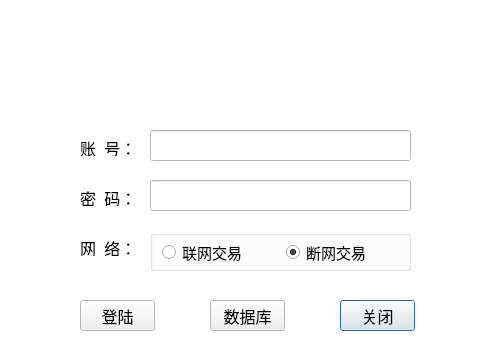
<?xml version="1.0" encoding="UTF-8"?>
<ui version="4.0">
 <class>UserLoginClass</class>
 <widget class="QDialog" name="UserLoginClass">
  <property name="geometry">
   <rect>
    <x>0</x>
    <y>0</y>
    <width>493</width>
    <height>353</height>
   </rect>
  </property>
  <property name="minimumSize">
   <size>
    <width>493</width>
    <height>353</height>
   </size>
  </property>
  <property name="maximumSize">
   <size>
    <width>493</width>
    <height>353</height>
   </size>
  </property>
  <property name="sizeIncrement">
   <size>
    <width>410</width>
    <height>290</height>
   </size>
  </property>
  <property name="palette">
   <palette>
    <active>
     <colorrole role="Base">
      <brush brushstyle="SolidPattern">
       <color alpha="255">
        <red>255</red>
        <green>255</green>
        <blue>255</blue>
       </color>
      </brush>
     </colorrole>
     <colorrole role="Window">
      <brush brushstyle="SolidPattern">
       <color alpha="255">
        <red>255</red>
        <green>255</green>
        <blue>255</blue>
       </color>
      </brush>
     </colorrole>
    </active>
    <inactive>
     <colorrole role="Base">
      <brush brushstyle="SolidPattern">
       <color alpha="255">
        <red>255</red>
        <green>255</green>
        <blue>255</blue>
       </color>
      </brush>
     </colorrole>
     <colorrole role="Window">
      <brush brushstyle="SolidPattern">
       <color alpha="255">
        <red>255</red>
        <green>255</green>
        <blue>255</blue>
       </color>
      </brush>
     </colorrole>
    </inactive>
    <disabled>
     <colorrole role="Base">
      <brush brushstyle="SolidPattern">
       <color alpha="255">
        <red>255</red>
        <green>255</green>
        <blue>255</blue>
       </color>
      </brush>
     </colorrole>
     <colorrole role="Window">
      <brush brushstyle="SolidPattern">
       <color alpha="255">
        <red>255</red>
        <green>255</green>
        <blue>255</blue>
       </color>
      </brush>
     </colorrole>
    </disabled>
   </palette>
  </property>
  <property name="windowTitle">
   <string>欢迎使用超市销售管理系统 - 收银员登陆</string>
  </property>
  <property name="windowIcon">
   <iconset resource="client.qrc">
    <normaloff>:/Client/Resources/ico.ico</normaloff>:/Client/Resources/ico.ico</iconset>
  </property>
  <property name="autoFillBackground">
   <bool>false</bool>
  </property>
  <property name="styleSheet">
   <string notr="true"/>
  </property>
  <widget class="QLineEdit" name="userID">
   <property name="geometry">
    <rect>
     <x>150</x>
     <y>130</y>
     <width>261</width>
     <height>31</height>
    </rect>
   </property>
   <property name="font">
    <font>
     <family>宋体</family>
     <pointsize>11</pointsize>
    </font>
   </property>
   <property name="styleSheet">
    <string notr="true"/>
   </property>
  </widget>
  <widget class="QPushButton" name="cancel">
   <property name="geometry">
    <rect>
     <x>340</x>
     <y>300</y>
     <width>75</width>
     <height>31</height>
    </rect>
   </property>
   <property name="font">
    <font>
     <family>微软雅黑</family>
     <pointsize>12</pointsize>
     <weight>50</weight>
     <bold>false</bold>
    </font>
   </property>
   <property name="focusPolicy">
    <enum>Qt::TabFocus</enum>
   </property>
   <property name="styleSheet">
    <string notr="true"/>
   </property>
   <property name="text">
    <string>关闭</string>
   </property>
  </widget>
  <widget class="QLabel" name="label_2">
   <property name="geometry">
    <rect>
     <x>80</x>
     <y>140</y>
     <width>60</width>
     <height>16</height>
    </rect>
   </property>
   <property name="font">
    <font>
     <family>微软雅黑</family>
     <pointsize>12</pointsize>
     <weight>50</weight>
     <bold>false</bold>
    </font>
   </property>
   <property name="styleSheet">
    <string notr="true"/>
   </property>
   <property name="text">
    <string>账  号：</string>
   </property>
  </widget>
  <widget class="QPushButton" name="login">
   <property name="geometry">
    <rect>
     <x>80</x>
     <y>300</y>
     <width>75</width>
     <height>31</height>
    </rect>
   </property>
   <property name="font">
    <font>
     <family>微软雅黑</family>
     <pointsize>12</pointsize>
     <weight>50</weight>
     <bold>false</bold>
    </font>
   </property>
   <property name="styleSheet">
    <string notr="true"/>
   </property>
   <property name="text">
    <string>登陆</string>
   </property>
  </widget>
  <widget class="QLabel" name="label_3">
   <property name="geometry">
    <rect>
     <x>80</x>
     <y>190</y>
     <width>51</width>
     <height>16</height>
    </rect>
   </property>
   <property name="font">
    <font>
     <family>微软雅黑</family>
     <pointsize>12</pointsize>
     <weight>50</weight>
     <bold>false</bold>
    </font>
   </property>
   <property name="styleSheet">
    <string notr="true"/>
   </property>
   <property name="text">
    <string>密  码：</string>
   </property>
  </widget>
  <widget class="QLineEdit" name="passwd">
   <property name="geometry">
    <rect>
     <x>150</x>
     <y>180</y>
     <width>261</width>
     <height>31</height>
    </rect>
   </property>
   <property name="font">
    <font>
     <family>宋体</family>
     <pointsize>11</pointsize>
    </font>
   </property>
   <property name="styleSheet">
    <string notr="true"/>
   </property>
   <property name="inputMethodHints">
    <set>Qt::ImhHiddenText|Qt::ImhNoAutoUppercase|Qt::ImhNoPredictiveText</set>
   </property>
   <property name="echoMode">
    <enum>QLineEdit::Password</enum>
   </property>
  </widget>
  <widget class="QGroupBox" name="groupBox">
   <property name="geometry">
    <rect>
     <x>150</x>
     <y>230</y>
     <width>261</width>
     <height>41</height>
    </rect>
   </property>
   <property name="styleSheet">
    <string notr="true"/>
   </property>
   <property name="title">
    <string/>
   </property>
   <layout class="QHBoxLayout" name="horizontalLayout">
    <property name="spacing">
     <number>10</number>
    </property>
    <property name="topMargin">
     <number>3</number>
    </property>
    <property name="bottomMargin">
     <number>3</number>
    </property>
    <item>
     <widget class="QRadioButton" name="withNet">
      <property name="font">
       <font>
        <family>微软雅黑</family>
        <pointsize>11</pointsize>
        <weight>50</weight>
        <bold>false</bold>
       </font>
      </property>
      <property name="styleSheet">
       <string notr="true"/>
      </property>
      <property name="text">
       <string>联网交易</string>
      </property>
      <property name="checked">
       <bool>false</bool>
      </property>
     </widget>
    </item>
    <item>
     <widget class="QRadioButton" name="withoutNet">
      <property name="font">
       <font>
        <family>微软雅黑</family>
        <pointsize>11</pointsize>
        <weight>50</weight>
        <bold>false</bold>
       </font>
      </property>
      <property name="styleSheet">
       <string notr="true"/>
      </property>
      <property name="text">
       <string>断网交易</string>
      </property>
      <property name="checked">
       <bool>true</bool>
      </property>
     </widget>
    </item>
   </layout>
  </widget>
  <widget class="QPushButton" name="datebaseSet">
   <property name="geometry">
    <rect>
     <x>210</x>
     <y>300</y>
     <width>75</width>
     <height>31</height>
    </rect>
   </property>
   <property name="font">
    <font>
     <family>微软雅黑</family>
     <pointsize>12</pointsize>
     <weight>50</weight>
     <bold>false</bold>
    </font>
   </property>
   <property name="focusPolicy">
    <enum>Qt::TabFocus</enum>
   </property>
   <property name="styleSheet">
    <string notr="true"/>
   </property>
   <property name="text">
    <string>数据库</string>
   </property>
   <property name="autoDefault">
    <bool>true</bool>
   </property>
  </widget>
  <widget class="QLabel" name="label_4">
   <property name="geometry">
    <rect>
     <x>80</x>
     <y>240</y>
     <width>51</width>
     <height>16</height>
    </rect>
   </property>
   <property name="font">
    <font>
     <family>微软雅黑</family>
     <pointsize>12</pointsize>
     <weight>50</weight>
     <bold>false</bold>
    </font>
   </property>
   <property name="styleSheet">
    <string notr="true"/>
   </property>
   <property name="text">
    <string>网  络：</string>
   </property>
  </widget>
 </widget>
 <tabstops>
  <tabstop>userID</tabstop>
  <tabstop>passwd</tabstop>
  <tabstop>withNet</tabstop>
  <tabstop>withoutNet</tabstop>
  <tabstop>login</tabstop>
 </tabstops>
 <resources>
  <include location="client.qrc"/>
 </resources>
 <connections/>
</ui>
